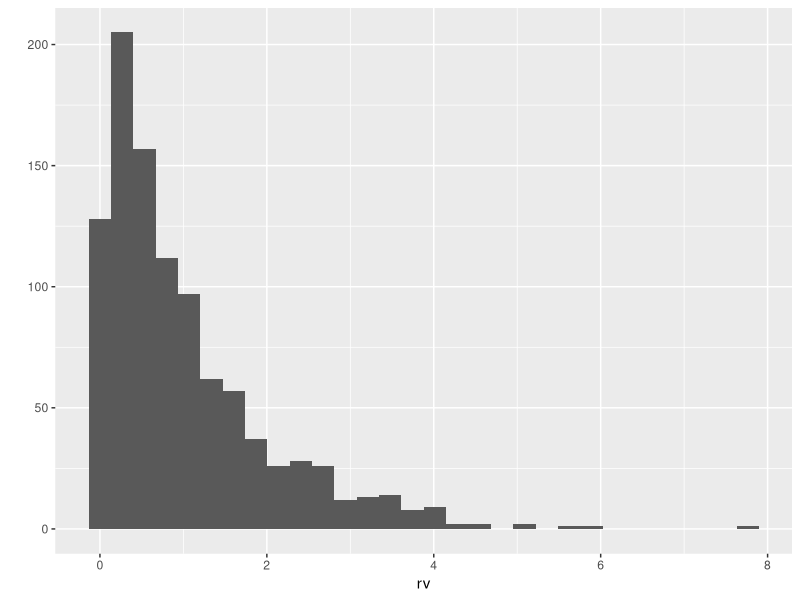
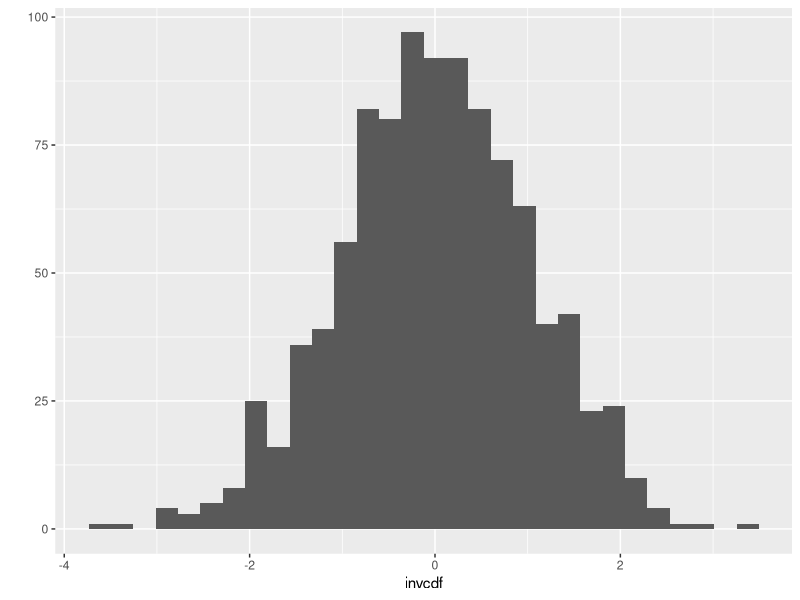
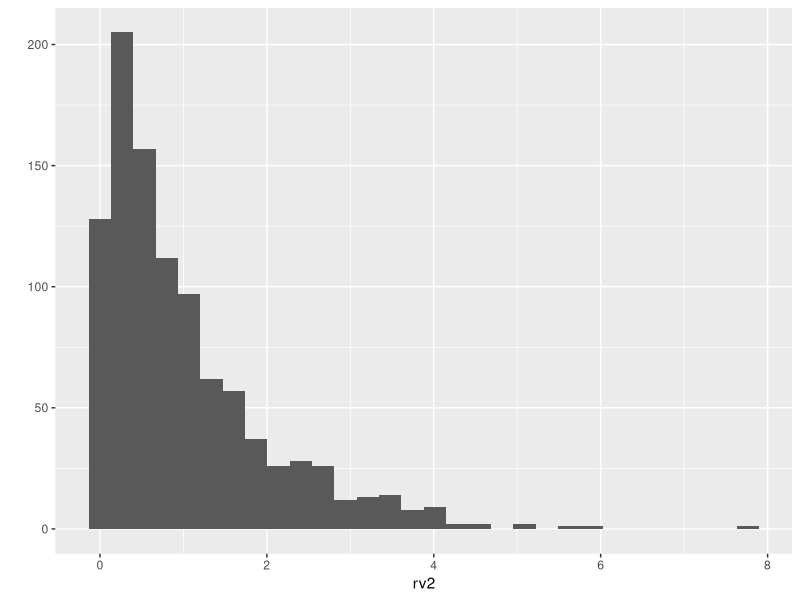
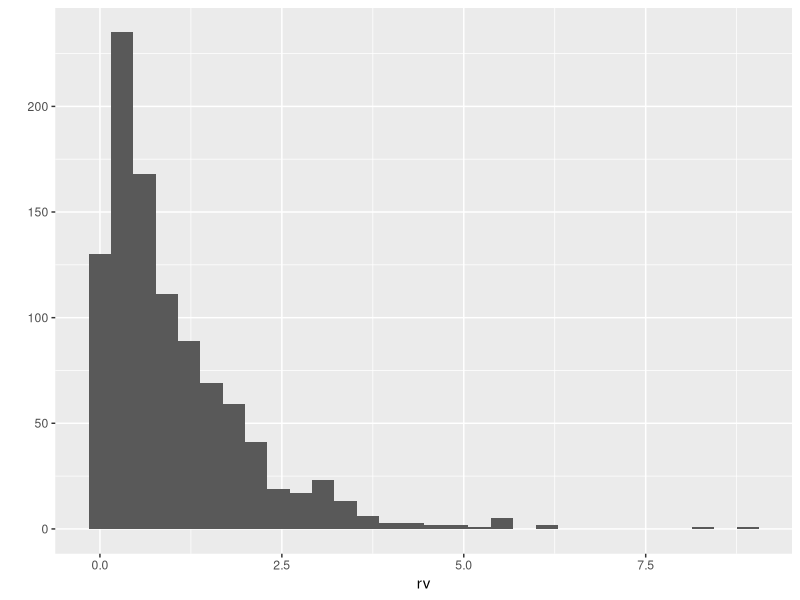
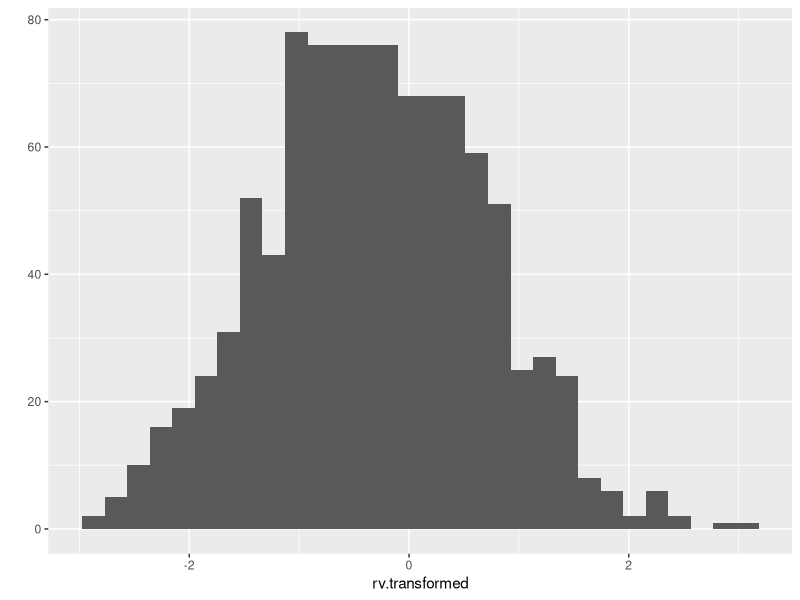

The R source for these figures, in order:
## how to transform a non-normal RV to Normal

## Method 1: use inverse cdf
library(ggplot2)
rv <- sort(rexp(1000))
# rv <- sort(rbeta(1000, shape1 = 1, shape2 = 7)) ### another example
qplot(rv)
cdfy <- pexp(rv)
# cdfy <- pbeta(rv, shape1 = 1, shape2 = 7)
cdfy
invcdf <- qnorm(cdfy)
invcdf
qplot(invcdf)

shapiro.test(invcdf)

## how to transform it back to the original distribution
cdfy2 <- pnorm(invcdf)
rv2 <- qexp(cdfy2)
# rv2 <- qbeta(cdfy2, shape1 = 1, shape2 = 7)
qplot(rv2)

## check rv and rv 2 are the same
head(rv - rv2)

#######################################

## Method 2: use box-cox transformation
library(caret)
rv <- rexp(1000, rate = 1)
# rv <- rbeta(1000, shape1 = 1, shape2 = 7) ### another example
qplot(rv)
rv.bc <- BoxCoxTrans(rv)
rv.bc
bc.lambda <- rv.bc$lambda
## rv.transformed <- log(rv) ## if lambda = 0, do a log transform
rv.transformed <- (rv^bc.lambda - 1) / bc.lambda
qplot(rv.transformed)

shapiro.test(rv.transformed)


BoxCoxTransformation = function(original_data) {
  lambda = BoxCoxTrans(original_data)$lambda
  if (lambda == 0) {
    return(log(original_data))
  } else {
    return((original_data ** lambda - 1)/ lambda)
  }
}
